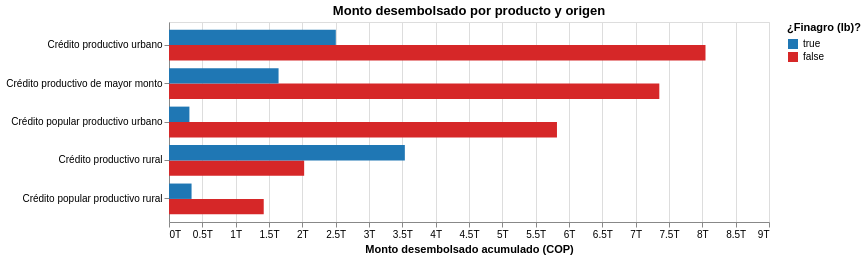

The notebook cell this image was saved under:
### Code cell
finagro_color = alt.Scale(
    domain=[True, False],
    range=["#1f77b4", "#d62728"],
)

monto_chart = (
    alt.Chart(desc)
    .mark_bar()
    .encode(
        y=alt.Y("producto_de_credito_red:N", title=None, sort="-x"),
        x=alt.X("monto_total:Q",
                title="Monto desembolsado acumulado (COP)",
                axis=alt.Axis(format="~s")),
        color=alt.Color("is_finagro_lb:N", title="¿Finagro (lb)?", scale=finagro_color),
        yOffset="is_finagro_lb:N",
        tooltip=[
            "producto_de_credito_red:N", "is_finagro_lb:N",
            alt.Tooltip("monto_total:Q", format=",.0f"),
            alt.Tooltip("share_monto:Q", format=".1%"),
        ],
    )
    .properties(width=600, height=200, title="Monto desembolsado por producto y origen")
)
monto_chart

### Figure 1 — Vega-Lite specification as saved in the notebook (floating-point values rounded to 4 significant figures)
{"config": {"view": {"continuousWidth": 300, "continuousHeight": 300}}, "data": {"name": "data-47b3a8f7023d494ec1dfce8940cd605e"}, "mark": {"type": "bar"}, "encoding": {"color": {"field": "is_finagro_lb", "scale": {"domain": [true, false], "range": ["#1f77b4", "#d62728"]}, "title": "¿Finagro (lb)?", "type": "nominal"}, "tooltip": [{"field": "producto_de_credito_red", "type": "nominal"}, {"field": "is_finagro_lb", "type": "nominal"}, {"field": "monto_total", "format": ",.0f", "type": "quantitative"}, {"field": "share_monto", "format": ".1%", "type": "quantitative"}], "x": {"axis": {"format": "~s"}, "field": "monto_total", "title": "Monto desembolsado acumulado (COP)", "type": "quantitative"}, "y": {"field": "producto_de_credito_red", "sort": "-x", "title": null, "type": "nominal"}, "yOffset": {"field": "is_finagro_lb", "type": "nominal"}}, "height": 200, "title": "Monto desembolsado por producto y origen", "width": 600, "$schema": "https://vega.github.io/schema/vega-lite/v5.20.1.json", "datasets": {"data-47b3a8f7023d494ec1dfce8940cd605e": [{"producto_de_credito_red": "Crédito popular productivo rural", "is_finagro_lb": false, "monto_total": 1421000000000.0, "creditos_total": 404940, "n_obs": 397053, "share_monto": 0.8076, "share_creditos": 0.857}, {"producto_de_credito_red": "Crédito popular productivo rural", "is_finagro_lb": true, "monto_total": 338400000000.0, "creditos_total": 67552, "n_obs": 64939, "share_monto": 0.1924, "share_creditos": 0.143}, {"producto_de_credito_red": "Crédito popular productivo urbano", "is_finagro_lb": false, "monto_total": 5819000000000.0, "creditos_total": 1726411, "n_obs": 1667823, "share_monto": 0.95, "share_creditos": 0.9656}, {"producto_de_credito_red": "Crédito popular productivo urbano", "is_finagro_lb": true, "monto_total": 306200000000.0, "creditos_total": 61487, "n_obs": 58992, "share_monto": 0.04999, "share_creditos": 0.03439}, {"producto_de_credito_red": "Crédito productivo de mayor monto", "is_finagro_lb": false, "monto_total": 7355000000000.0, "creditos_total": 135099, "n_obs": 132878, "share_monto": 0.8174, "share_creditos": 0.7866}, {"producto_de_credito_red": "Crédito productivo de mayor monto", "is_finagro_lb": true, "monto_total": 1643000000000.0, "creditos_total": 36662, "n_obs": 35308, "share_monto": 0.1826, "share_creditos": 0.2134}, {"producto_de_credito_red": "Crédito productivo rural", "is_finagro_lb": false, "monto_total": 2027000000000.0, "creditos_total": 145050, "n_obs": 142393, "share_monto": 0.3643, "share_creditos": 0.413}, {"producto_de_credito_red": "Crédito productivo rural", "is_finagro_lb": true, "monto_total": 3538000000000.0, "creditos_total": 206191, "n_obs": 181478, "share_monto": 0.6357, "share_creditos": 0.587}, {"producto_de_credito_red": "Crédito productivo urbano", "is_finagro_lb": false, "monto_total": 8047000000000.0, "creditos_total": 543610, "n_obs": 525756, "share_monto": 0.7628, "share_creditos": 0.7845}, {"producto_de_credito_red": "Crédito productivo urbano", "is_finagro_lb": true, "monto_total": 2502000000000.0, "creditos_total": 149334, "n_obs": 132427, "share_monto": 0.2372, "share_creditos": 0.2155}]}}
